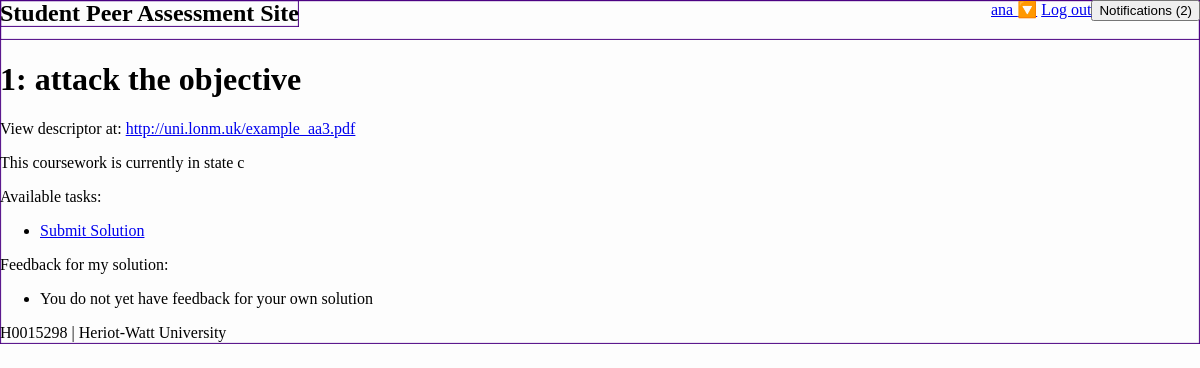
The page /student/cw/3 (signed in) on the database its author committed.
### student/models.py (models this page shows)
class Coursework(m.Model):
    name = m.CharField(max_length=128)
    descriptor = m.URLField()
    course = m.ForeignKey(Course, m.CASCADE)
    state = m.CharField(max_length=1,
                        choices=CourseworkState.POSSIBLE_STATES,
                        default=CourseworkState.INVISIBLE)
    def is_visible(self):
        return self.state != CourseworkState.INVISIBLE

class Course(m.Model):
    name = m.CharField(max_length=128)
    code = m.SlugField(max_length=32, unique=True)

### student/views.py (the view)
# urls.py: url('cw/(?P<singlecw>[0-9a-zA-Z\-_]*)', views.detail_coursework, name='cw'),
@login_required()
def detail_coursework(request, singlecw=None):
    if singlecw is None or singlecw == "":
        available = retrieve_coursework(request)
        return render(request, 'student/choose_coursework.html', {'courseworks': available})
    return single_coursework(request, singlecw)

### student/permission.py (called while the page is built)
def can_view_coursework(user, coursework):
    is_enrolled = m.EnrolledUser.objects.filter(login=user).filter(course=coursework.course)
    if is_enrolled.count() != 1:
        return False
    return coursework.is_visible()

def user_submitted_solution(user, coursework):
    files = m.File.objects.filter(coursework=coursework).filter(
        creator=user).filter(type=m.FileType.SOLUTION)
    if files.count() > 0:
        return files[0]
    return None

def user_test_case(user, coursework):
    files = m.File.objects.filter(coursework=coursework).filter(
        creator=user).filter(type=m.FileType.TEST_CASE)
    if files.count() > 0:
        return files[0]
    return None

### student/views.py (called while the page is built)
def path_for_file(file):
    if file is not None:
        return file.filepath
    return ""

def get_test_data(user, coursework):
    test_results = m.TestData.objects.filter(initiator=user, coursework=coursework)
    if test_results.count() > 0:
        return test_results[0]
    return None

def get_feedback_for_solution(coursework, solution):
    test_results = m.TestData.objects.filter(coursework=coursework, solution=solution)
    if test_results.count() > 0:
        return test_results[0].feedback
    return None

### templates/student/detail_coursework.html (shortened to what this page needs)
{% extends "student/base.html" %}
{% block content %}
    <h1>{{ cw.course.id }}: {{ cw.name }}</h1>
    <p>View descriptor at: <a href="{{ cw.descriptor }}">{{ cw.descriptor }}</a> </p>
    <p>This coursework is currently in state {{ cw.state }}</p>
    <p>Available tasks:</p>
    <ul>
    {% if has_submitted_solution %}
        <li><a href="/{{ solution_url }}">View my Solution</a></li>
        {% if has_submitted_test %}
            <li><a  href="/{{ test_url }}">View my test case</a></li>
            {% if waiting_on_test %}
                <li>Please wait while your test case is run against a solution</li>
            {% else %}
                <li><a  href="/{{ test_results_url }}">View test results</a></li>
                {% if has_given_feedback %}
                    <li><a  href="/{{ feedback_results_url }}">View feedback for results</a></li>
                {% else %}
                    <li><a  href="{% url 'feedback' cw.id %}">Submit feedback for results</a></li>
                {% endif %}
            {% endif %}
        {% else %}
            <li><a  href="{% url 'test' cw.id %}">Submit test case</a></li>
        {% endif %}
    {% else %}
        <li><a  href="{% url 'solution' cw.id %}">Submit Solution</a></li>
    {% endif %}
    </ul>
    <p>Feedback for my solution:</p>
    <ul>
    {% if has_own_feedback %}
        <li><a  href="/{{ own_feedback_results_url }}">View feedback for my solution</a></li>
    {% else %}
        <li>You do not yet have feedback for your own solution</li>
    {% endif %}
    </ul>
{% endblock %}

### templates/student/base.html (shortened to what this page needs)
{% load static %}
<!DOCTYPE html>
<html lang="en">
<head>
    <link rel="stylesheet" type="text/css" href="{%  static "student/css/main.css" %}" />
    <link rel="stylesheet" type="text/css" href="{%  static "student/css/notify_box.css" %}" />
</head>
<body>
    {% block header %}
        <nav>
            <h1>{% block headertitle %}Student Peer Assessment Site{% endblock %}</h1>
            <button id="note_count" onclick="toggle_notes_status()">Notifications (0)</button>
            {% if request.user %}
                <div id="userMenu">
                    <a href="#userMenu">{{ request.user }} 🔽</a>
                    <a href="{% url 'logout'%}">Log out</a>
                </div>
            {% else %}
                <div id="userMenu"><a href="#userMenu">Not logged in</a></div>
            {% endif %}
        </nav>
    {% endblock %}
    <main>
        {% block content %}{% endblock %}
    </main>
    {% block footer %}
        <footer>H0015298 | Heriot-Watt University</footer>
    {% endblock %}
</body>
</html>

### student/static/student/css/main.css (style rules this page uses)
html, body { padding: 0; margin: 0; background: #fdfdfd; font-family: Georgia, 'Nimbus Roman No9 L', serif }
nav { width: 100%; height: 40px; margin-bottom: 15px; }
nav h1 { float: left; margin: 0; }
nav div { float: right; }
footer { margin-top: 15px; width: 100%; height: 20px; }

### student/static/student/css/notify_box.css (style rules this page uses)
#note_count { float: right; }

### rows shown on the page
Coursework: course.id "1", name "attack the objective", descriptor "http://uni.lonm.uk/example_aa3.pdf", state "c"

### other values the page prints
{{ request.user }} "ana"
